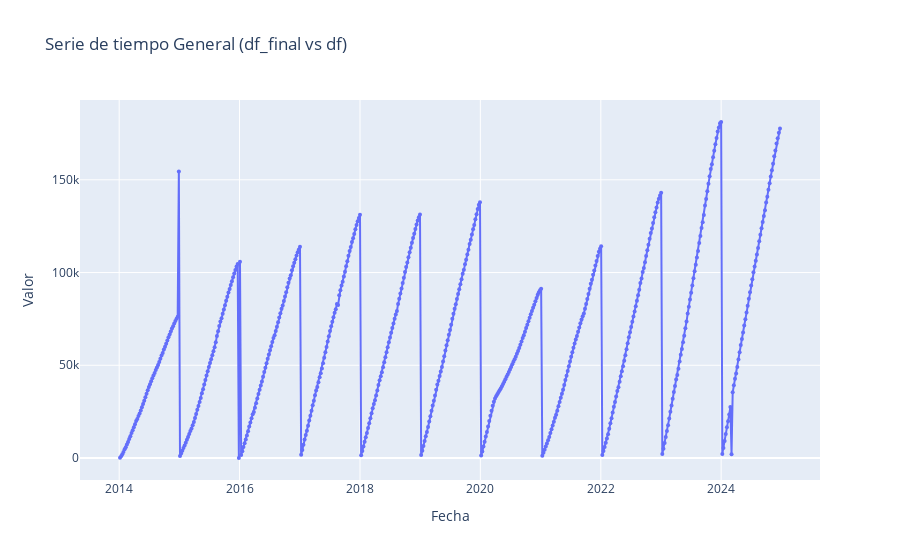

The cell this chart's notebook holds for it:
### Code cell
# fig = px.scatter(tmp, x='Fecha', y='Valor',title=f"Serie de tiempo General (df_final vs df)", 
fig = px.line(df_acumulado, x='Fecha', y='Valor',title=f"Serie de tiempo General (df_final)", 
              hover_data={'Semana': True, 'Fecha': True},
              markers=True,
            )
# Ajustar el tamaño de los marcadores
fig.update_traces(marker=dict(size=4))
# # fig.update_layout(height=800)
fig.show()

### Figure 1 — Plotly figure (JSON) as saved in the notebook; plotly's stock layout.template omitted (floating-point values rounded to 4 significant figures; data arrays with more than 128 entries replaced by an {"elided": "..."} marker saying what was removed)
{"data": [{"customdata": {"elided": "573x1 int values"}, "hovertemplate": "Fecha=%{x}<br>Valor=%{y}<br>Semana=%{customdata[0]}<extra></extra>", "legendgroup": "", "line": {"color": "#636efa", "dash": "solid"}, "marker": {"size": 4, "symbol": "circle"}, "mode": "lines+markers", "name": "", "orientation": "v", "showlegend": false, "type": "scatter", "x": {"elided": "573 str values"}, "xaxis": "x", "y": {"elided": "573 float values"}, "yaxis": "y"}], "layout": {"legend": {"tracegroupgap": 0}, "title": {"text": "Serie de tiempo General (df_final vs df)"}, "xaxis": {"anchor": "y", "domain": [0, 1], "title": {"text": "Fecha"}}, "yaxis": {"anchor": "x", "domain": [0, 1], "title": {"text": "Valor"}}}}
